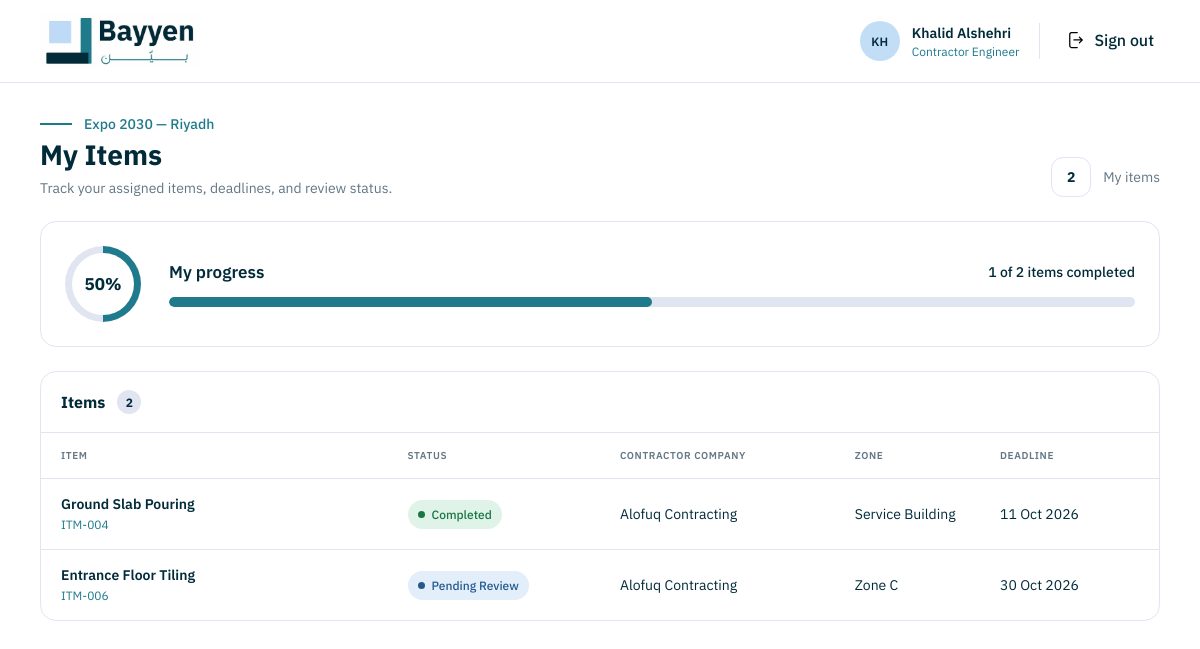
The page /contractor-engineer/ (signed in) on the database as committed earlier.
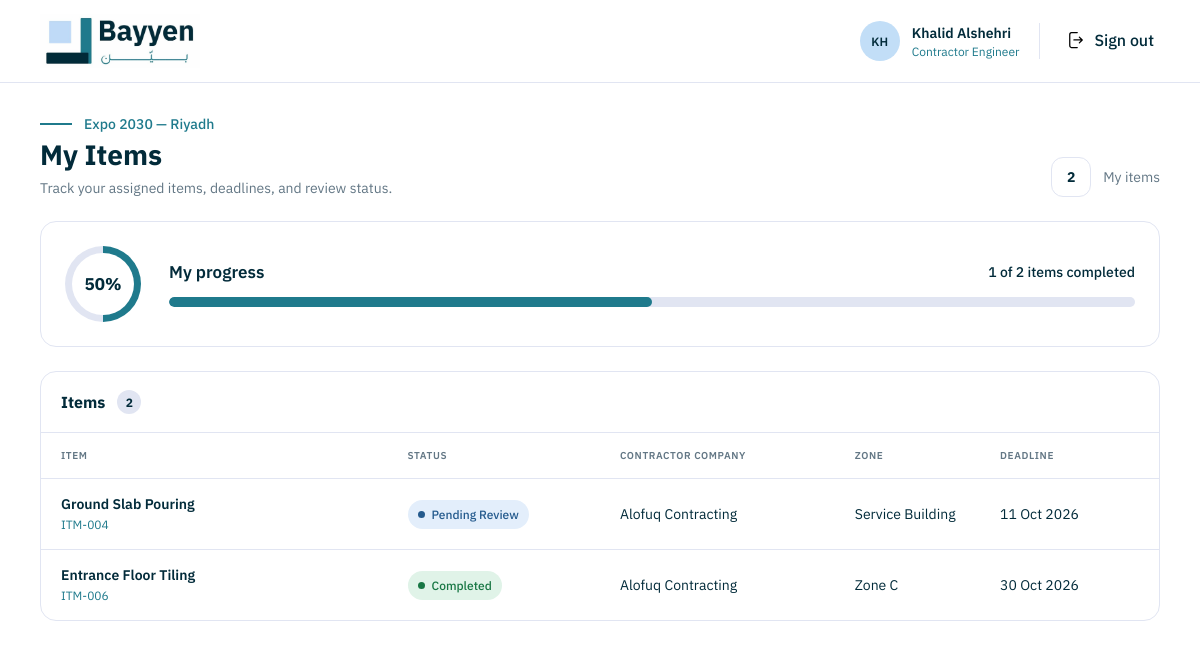
The same page on the database as committed later.
### core/models.py (models this page shows, shortened)
class Item(models.Model):
    class Status(models.TextChoices):
        NOT_STARTED = "NOT_STARTED", "Not Started"
        IN_PROGRESS = "IN_PROGRESS", "In Progress"
        PENDING_REVIEW = "PENDING_REVIEW", "Pending Review"
        NEEDS_REVISION = "NEEDS_REVISION", "Needs Revision"
        COMPLETED = "COMPLETED", "Completed"
    title = models.CharField(max_length=200)
    description = models.TextField()
    zone = models.CharField(max_length=100, blank=True)
    contractor_company = models.CharField(max_length=200, blank=True)
    contractor = models.ForeignKey(
        "User", on_delete=models.PROTECT, related_name="contracted_items",
        null=True, blank=True, limit_choices_to={"role": "CONTRACTOR_ENGINEER"},
    )
    due_date = models.DateField(null=True, blank=True)
    status = models.CharField(
        max_length=20,
        choices=Status.choices,
        default=Status.NOT_STARTED,
    )
    submitted_by = models.ForeignKey(
        "User",
        on_delete=models.PROTECT,
        related_name="submitted_items",
        null=True,
        blank=True,
    )
    submitted_at = models.DateTimeField(null=True, blank=True)
    submission_note = models.TextField(blank=True)

class User(AbstractUser):
    class Role(models.TextChoices):
        PROJECT_MANAGER = "PROJECT_MANAGER", "Project Manager"
        CONSULTANT_ENGINEER = "CONSULTANT_ENGINEER", "Consultant Engineer"
        SITE_ENGINEER = "SITE_ENGINEER", "Site Engineer"
        CONTRACTOR_ENGINEER = "CONTRACTOR_ENGINEER", "Contractor Engineer"
    role = models.CharField(max_length=24, choices=Role.choices)
    company_name = models.CharField(max_length=200, blank=True)

### core/views.py (the view)
# urls.py: path("contractor-engineer/", views.contractor_dashboard, name="contractor_dashboard"),
@login_required(login_url="core:login")
def contractor_dashboard(request):
    if not _has_contractor_access(request.user):
        return HttpResponseForbidden("Contractor Engineer access required.")
    items = Item.objects.filter(contractor=request.user).order_by("due_date", "title")
    total_items = items.count()
    completed_items = items.filter(status=Item.Status.COMPLETED).count()
    progress = round(completed_items * 100 / total_items) if total_items else 0
    return render(request, "core/contractor_dashboard.html", {
        "items": items,
        "total_items": total_items,
        "completed_items": completed_items,
        "progress": progress,
    })

### core/views.py (called while the page is built)
def _has_contractor_access(user):
    return user.is_authenticated and user.role == User.Role.CONTRACTOR_ENGINEER

### bayyin_project/core/templates/core/contractor_dashboard.html (shortened to what this page needs)
{% extends "core/base.html" %}
{% load static %}
{% block extra_css %}<link rel="stylesheet" href="{% static 'core/css/contractor_dashboard.css' %}">{% endblock %}
{% block content %}
<main class="dash contractor-dash">
  <div class="page-heading"><div class="eyebrow"><span class="before"></span><span class="expo-2030">Expo 2030 — Riyadh</span></div><div class="heading-row"><div><h1>My Items</h1><p class="subtitle">Track your assigned items, deadlines, and review status.</p></div><div class="total-count"><strong>{{ total_items }}</strong><span>My items</span></div></div></div>
  <section class="progress" aria-label="My progress">
    <div class="progress-ring" style="--progress: {{ progress }}%"><strong>{{ progress }}%</strong></div>
    <div class="progress-content"><div class="progress-label-row"><h2>My progress</h2><span>{{ completed_items }} of {{ total_items }} items completed</span></div><div class="bar"><div class="bar-fill" style="width: {{ progress }}%"></div></div></div>
  </section>
  <section class="items-panel" aria-labelledby="items-heading"><div class="panel-heading"><h2 id="items-heading">Items <span class="count-badge">{{ total_items }}</span></h2></div>
    <div class="table-wrap"><table class="items-table"><thead><tr><th>Item</th><th>Status</th><th>Contractor Company</th><th>Zone</th><th>Deadline</th></tr></thead><tbody>
    {% for item in items %}<tr><td><a class="item-detail-link" href="{% url 'core:contractor_item_detail' item.pk %}"><strong>{{ item.title }}</strong><span class="item-code">ITM-{{ item.pk|stringformat:'03d' }}</span></a></td><td>{% if item.status == 'NEEDS_REVISION' %}<span class="status status-revision"><i></i>{{ item.get_status_display }}</span>{% elif item.status == 'PENDING_REVIEW' %}<span class="status status-review"><i></i>{{ item.get_status_display }}</span>{% elif item.status == 'IN_PROGRESS' %}<span class="status status-progress"><i></i>{{ item.get_status_display }}</span>{% elif item.status == 'COMPLETED' %}<span class="status status-completed"><i></i>{{ item.get_status_display }}</span>{% else %}<span class="status status-not-started"><i></i>{{ item.get_status_display }}</span>{% endif %}</td><td>{{ item.contractor_company|default:request.user.company_name|default:'—' }}</td><td>{{ item.zone|default:'—' }}</td><td>{{ item.due_date|date:'d M Y'|default:'—' }}</td></tr>
    {% empty %}<tr><td class="empty-state" colspan="5">No items have been assigned to your account yet.</td></tr>{% endfor %}
    </tbody></table></div>
  </section>
</main>
{% endblock %}

Rows that differ between the two databases and show on the page:
changed Item "Ground Slab Pouring": status "Completed" → "Pending Review"
changed Item "Entrance Floor Tiling": status "Pending Review" → "Completed"
